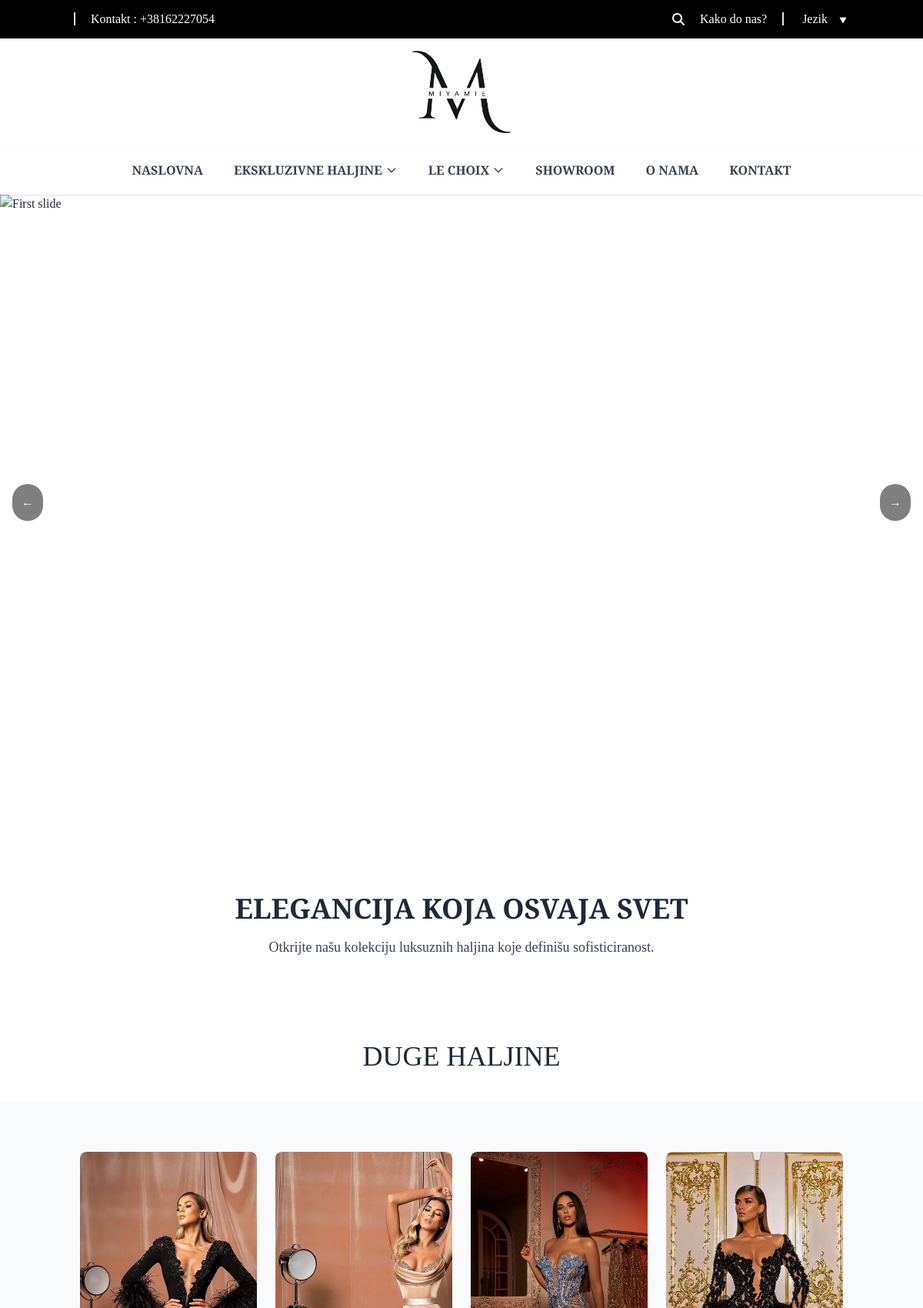
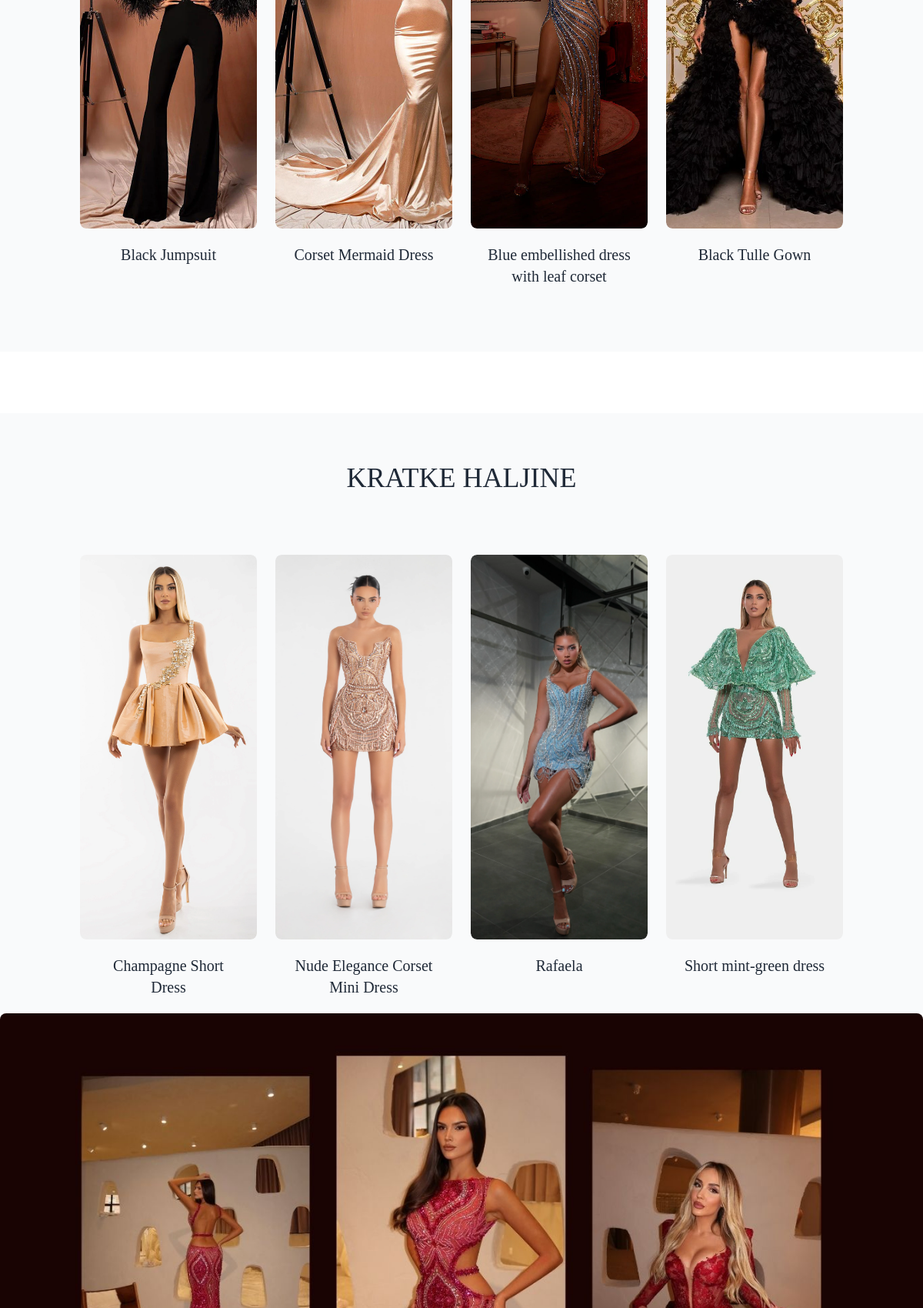
The page / (upper part) on the database its author committed (2 pictures, top to bottom).
### website/models.py (models this page shows, shortened)
class Config(models.Model):
    contact_phone = models.CharField(max_length=100, blank=True, null=True, default='+38162227054')
    email = models.EmailField(blank=True, null=True, default='contact@miyamie.com')
    instagram_link = models.CharField(max_length=255, blank=True, null=True, default='www.instagram.com')
    facebook_link = models.CharField(max_length=255, blank=True, null=True, default='www.facebook.com')
    tiktok_link = models.CharField(max_length=255, blank=True, null=True, default='www.tiktok.com')
    address = models.CharField(max_length=255, blank=True, null=True, default='defautl address')
    delivery_info = CKEditor5Field('Sadržaj',  default="Delivery information")
    delivery_info_en = CKEditor5Field('Content (en)', default="Delivery information")

class Dress(models.Model):
    TAG_CHOICES = [
        ('new', 'New'),
        ('bestseller', 'Bestseller'),
        ('sale', 'Sale'),
        ('for_sale', 'For Sale'),
        ('rent', 'Rent'),
    ]
    SIZE_CHOICES = [
        ('standard', 'Standard'),
        ('xl', 'XL'),  # ili 'XL', ako više voliš brojčanu oznaku
    ]
    slug = models.SlugField()
    category = models.ForeignKey(Category, on_delete=models.CASCADE, related_name='dresses')
    name = models.CharField(max_length=200)
    size = models.CharField(max_length=20, choices=SIZE_CHOICES, default='standard')
    short_description = models.CharField(max_length=255)
    description = models.TextField()
    additional_info = models.TextField(blank=True, null=True)
    tag = models.CharField(max_length=20, choices=TAG_CHOICES, blank=True, null=True)
    home_page = models.IntegerField(default=0)
    main_image = models.ImageField(upload_to='dresses/main/')

### website/views.py (the view)
# urls.py: path('', views.home, name='home'),
def home(request):
    long_dresses = Dress.objects.filter(category__name='LONG').exclude(home_page=0).order_by('home_page')[:4]
    short_dresses = Dress.objects.filter(category__name='SHORT').exclude(home_page=0).order_by('home_page')[:4]
    bestseller_dresses = Dress.objects.filter(tag='bestseller').exclude(home_page=0).order_by('home_page')[:4]
    context = {'short_dresses': short_dresses, 'long_dresses': long_dresses, 'bestseller_dresses': bestseller_dresses}
    return render(request, 'website/pages/index.html', context)

### website/context_processors.py (called while the page is built)
def config(request):
    config = Config.objects.all().first()
    form = AppointmentForm()
    return {'config': config, 'form': form}

### website/templates/website/pages/index.html (shortened to what this page needs)
{% extends 'base.html' %}
{% load static %}
{% load i18n %}
{% block content %}
{% include 'website/components/hero_slides.html' %}
<section class="relative w-full h-[300px] flex items-center justify-center px-5">
    <div class="text-center">
        <h2 class="font-playfair text-4xl font-bold mb-4">{% trans 'ELEGANCIJA KOJA OSVAJA SVET' %}</h2>
        <p class="text-lg text-gray-700">{% trans 'Otkrijte našu kolekciju luksuznih haljina koje definišu sofisticiranost.' %}</p>
    </div>
</section>
<section id="long_dress" class="">
    <h3 class="font-playfair px-5 text-2xl md:text-4xl mb-4 text-center">{% trans 'DUGE HALJINE' %}</h3><br>
    <div class="py-16 bg-gray-50">
        <div class="container mx-auto px-4">
            <div class="grid grid-cols-1 md:grid-cols-2 lg:grid-cols-4 gap-6">
                {% for dress in long_dresses %}
                <a href="{% url 'single_product' dress.id %}" class="relative group">
                    <div class="relative w-full h-[500px] overflow-hidden rounded-lg">
                        <img src="{{ dress.main_image.url }}" alt="{{ dress.name }}"
                             class="w-full h-full object-cover rounded-lg transform transition-transform duration-500 group-hover:scale-105">
                    </div>
                    <h3 class="p-5 text-xl text-center font-medium text-gray-800 transition transform duration-300 group-hover:-translate-y-24 group-hover:text-white">
                        {{ dress.name }}
                    </h3>
                </a>
                {% endfor %}
            </div>
        </div>
    </div>
</section>
<section id="short_dress" class="">
    <div class="bg-gray-50">
        <h3 class="py-16 font-playfair px-5 mt-20 text-2xl md:text-4xl mb-4 text-center">{% trans 'KRATKE HALJINE' %}</h3>
        <div class="container mx-auto px-4">
            <div class=" grid grid-cols-1 md:grid-cols-2 lg:grid-cols-4 gap-6">
                {% for short_dress in short_dresses %}
                <a href="{% url 'single_product' short_dress.id %}" class="relative group" data="{{short_dress.tag}}">
                    <div class="relative w-full h-[500px] overflow-hidden rounded-lg">
                        <img src="{{ short_dress.main_image.url }}" alt="{{ short_dress.name }}"
                             class="w-full h-full object-cover rounded-lg transform transition-transform duration-500 group-hover:scale-105">
                    </div>
                    <h3 class="p-5 text-xl text-center font-medium text-gray-800 transition transform duration-300 group-hover:-translate-y-24 group-hover:text-white">
                        {{ short_dress.name }}
                    </h3>
                </a>
                {% endfor %}
            </div>
        </div>
    </div>
</section>
<section class="image_section">
    <img src="{% static 'img/cover2.jpg' %}" alt="Haljina 1" class="w-full h-auto object-cover rounded-lg">
</section>
{% endblock %}

### templates/header.html (shortened to what this page needs)
{% load static %}
{% load i18n %}
<div class="p-2 bg-black header-top flex justify-end items-center sm:justify-between text-white md:px-16 lg:px-24 xl:px-32">
    <div class="hidden sm:block">
        <label class="border-l-2 pl-5">{% trans 'Kontakt' %} : <a
                href="tel:{{config.contact_phone}}">{{config.contact_phone}}</a></label>
    </div>
    <div class="flex gap-5 items-center">
        <form id="searchForm" action="{% url 'products' 'search' %}" method="GET" class="md:block hidden">
            <div class="flex items-center gap-2">
                <i id="inputSearchIcon" class="fa-solid fa-magnifying-glass cursor-pointer"></i>
            </div>
        </form>
        <div>
            <label class="border-r-2 pr-5">
                <a href="https://maps.app.goo.gl/5gRqn56Li5t57S6c8"
                   target="_blank" class="hover:underline">{% trans 'Kako do nas?' %}</a></label>
            <div class="inline cursor-pointer languageToggle" onclick="toggleLanguageMenu(this)">
                <p class="pl-5 mr-2 inline">{% trans 'Jezik' %}</p>
                <img src="{% static 'img/icons/raphael_arrowdown.png' %}" alt="" class="w-4 inline"/>
            </div>
        </div>
    </div>
</div>
<header>
    <div class="flex justify-between md:justify-center  items-center p-4 ">
        <a href="{% url 'home' %}">
            <img src="{% static 'img/logo.png' %}" alt="Logo" class="w-16 md:w-32"/>
        </a>
    </div>
    <nav class="font-semibold hidden md:flex justify-center bg-white shadow relative z-50">
        <div class="max-w-7xl mx-auto px-4">
            <div class="flex justify-between items-center h-16">
                <div class="flex space-x-4">
                    <a href="{% url 'home' %}" class="text-gray-700 hover:text-gray-400 px-3 py-2">{% trans "NASLOVNA" %}</a>
                    <div class="relative group z-50">
                        <a href="{% url 'products' 'all' %}">
                            <button class="text-gray-700 hover:text-gray-400 px-3 py-2 flex items-center">
                                {% trans "EKSKLUZIVNE HALJINE" %}
                                <svg class="ml-1 w-4 h-4" fill="none" stroke="currentColor" viewBox="0 0 24 24">
                                    <path d="M19 9l-7 7-7-7" stroke-width="2" stroke-linecap="round"
                                          stroke-linejoin="round"/>
                                </svg>
                            </button>
                        </a>
                    </div>
                    <div class="relative group z-99">
                        <a href="{% url 'products' 'lechoix' %}">
                            <button class="text-gray-700 hover:text-gray-400 px-3 py-2 flex items-center">
                                LE CHOIX
                                <svg class="ml-1 w-4 h-4" fill="none" stroke="currentColor" viewBox="0 0 24 24">
                                    <path d="M19 9l-7 7-7-7" stroke-width="2" stroke-linecap="round"
                                          stroke-linejoin="round"/>
                                </svg>
                            </button>
                        </a>
                    </div>
                    <a href="{% url 'showroom' %}" class="text-gray-700 hover:text-gray-400 px-3 py-2">{% trans "SHOWROOM" %}</a>
                    <a href="{% url 'about' %}" class="text-gray-700 hover:text-gray-400 px-3 py-2">{% trans "O NAMA" %}</a>
                    <a href="{% url 'contact' %}" class="text-gray-700 hover:text-gray-400 px-3 py-2">{% trans "KONTAKT" %}</a>
                </div>
            </div>
        </div>
    </nav>
</header>

### rows shown on the page
Config: contact_phone "+38162227054"
Dress: main_image (picture), name "Black Jumpsuit"
Dress: main_image (picture), name "Corset Mermaid Dress"
Dress: main_image (picture), name "Blue embellished dress with leaf corset"
Dress: main_image (picture), name "Black Tulle Gown"
Dress: main_image (picture), name "Champagne Short Dress"
Dress: main_image (picture), name "Nude Elegance Corset Mini Dress"
Dress: main_image (picture), name "Rafaela"
Dress: main_image (picture), name "Short mint-green dress"
